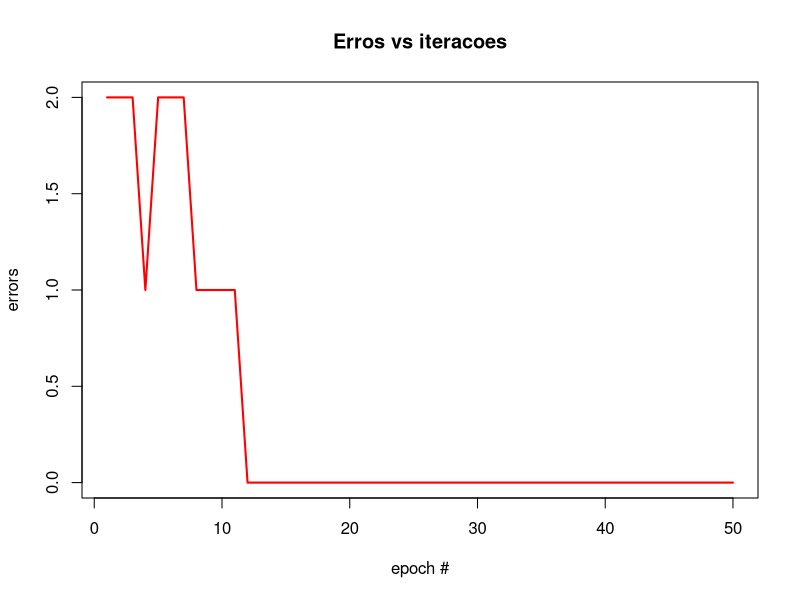

Write the R code that produced this figure. (Note: a time limit stopped this script after it produced the figure.)
#Aluno Miguel Pessoa
#Discriminador de digitos 1,2,7 Utilizando Perceptron
#Este Arquivo utiliza Tres niveis de ativacao do Perceptron

library(ggplot2)

perceptron <- function(x, y, eta, niter) {
    # inicializa vetor de pesos
    weight <- rep(0, dim(x)[2] + 1)
    errors <- rep(0, niter)
    ypred <- rep(0, length(y))
    ypred1 <- rep(0, length(y))

    # loop sobre numero de iteracoes
    for (jj in 1:niter) {
        k <- 0

        # loop sobre o conjunto de treinamento
        for (ii in 1:length(y)) {

            # Predicao da saída discreta (-1, 1) usando uma função de limiar
            z <- sum(weight[2:length(weight)] * as.numeric(x[ii, ])) + weight[1]
            if(z < -1) {
                ypred <- -1
            } else if (z > 1){
                ypred <- 1
            } else {
                ypred <- 0
            }
            # Atualizacao dos Pesos - nao faz nada se saida estiver correta
            if (k == 0) {
                weightdiff <- eta * (y[ii] - ypred) * c(1, as.numeric(x[ii, ]))
                if (weightdiff[1] != 0){
                    k <- 1
                    weight <- weight + weightdiff
                    for (kk in 1:length(y)) {
                        w <- sum(weight[2:length(weight)] * as.numeric(x[kk, ])) + weight[1]
                        if(w < -1) {
                            ypred1[kk] <- -1
                        } else if (w > 1) {
                            ypred1[kk] <- 1
                        } else {
                            ypred1[kk] <- 0
                        }
                        # atualiza funcao de erro
                        if ((y[kk] - ypred1[kk]) != 0) {
                            errors[jj] <- errors[jj] + 1
                        }
                    }
                }
            }
        }
    }

    # Weight to decide between the two species
    return(list(Weight = weight, Errors = errors, Ypred1 = ypred1))
}

#############################################################################
#############################################################################
# TREINAMENTO
#############################################################################

#dataset
#numbers
one = as.integer(unlist(strsplit("0,1,0,0,1,0,1,1,1,1",",")))
matrizOne <- matrix(unlist(one[1:9]), ncol = 3, byrow = TRUE)

two = as.integer(unlist(strsplit("1,1,1,0,1,0,1,1,1,2",",")))
matrizTwo <- matrix(unlist(two[1:9]), ncol = 3, byrow = TRUE)

seven = as.integer(unlist(strsplit("1,1,1,0,0,1,0,0,1,7",",")))
matrizSeven <- matrix(unlist(seven[1:9]), ncol = 3, byrow = TRUE)

numbers = matrix(cbind(one,two,seven), nrow=3,ncol=10, byrow = TRUE)

#respostas esperadas.
numbers <- cbind(numbers, 1)
numbers[numbers[,10] == 1, 11] <- -1
numbers[numbers[,10] == 2, 11] <- 0
numbers[numbers[,10] == 7, 11] <- 1

#Perceptron valores de entrada
# Treinando numeros 1 e 2
x <- numbers[, c(1:9)]
y <- numbers[, 11]

eta = 0.1
niter = 50
ypred <- perceptron(x, y, eta, niter)


#Curva de Aprendizado
plot(1:niter, ypred$Errors, type="l", lwd=2, col="red", xlab="epoch #", ylab="errors")
title("Erros vs iteracoes")

#############################################################################
#############################################################################
# PROGRAMA PRINCIPAL
#############################################################################

print("Discriminador de Digitos (1,2,7)")
print("Digito 1:")
prmatrix(matrizOne, rowlab=rep("",3), collab=rep("",3))
print("Digito 2:")
prmatrix(matrizTwo, rowlab=rep("",3), collab=rep("",3))
print("Digito 7:")
prmatrix(matrizSeven, rowlab=rep("",3), collab=rep("",3))

while (TRUE){
    entrada <- readline(prompt="Entre o digito que deseja discriminar (exe. 1,1,1,1,1,1,1,1,1): ")
    xUser <- as.integer(unlist(strsplit(entrada,",")))
    matrizUser <- matrix(unlist(xUser), ncol = 3, byrow = TRUE)
    
    saida <- sum(ypred$Weight[2:length(ypred$Weight)] * as.numeric(xUser)) + ypred$Weight[1]

    print("Resultado: ")
    print("Entrada: ") 
    prmatrix(matrizUser, rowlab=rep("",3), collab=rep("",3))
    print("Saida: ")
    if(saida < -1) {
        print("Digitou igual ou proximo a [1] ")
        prmatrix(matrizOne, rowlab=rep("",3), collab=rep("",3))
    } else if (saida > 1){
        print("Digitou igual ou proximo a [7] ")
        prmatrix(matrizSeven, rowlab=rep("",3), collab=rep("",3))
    } else {
        print("Digitou igual ou proximo a [2] ")
        prmatrix(matrizTwo, rowlab=rep("",3), collab=rep("",3))
    }
}
